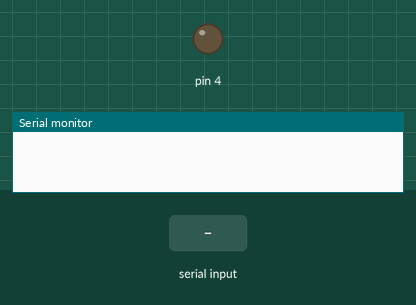
Recording of a sketch running on a simulated Arduino Uno, built with avr-gcc and run on an emulated ATmega328P. On the bench: output pins drawn as LEDs (lit = HIGH), the last lines printed to the serial monitor. The test bench sets the inputs (shaded band).

Above: at 1.2 s.
1.3 s: "n" received over Serial
At 1.9 s:
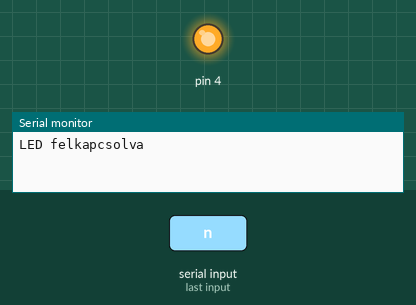
2.8 s: "f" received over Serial
At 4.2 s:
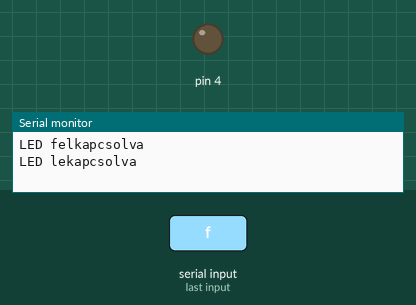
Timing chart, 0 to 5.8 s (numbered marks = the images above; inputs shaded):
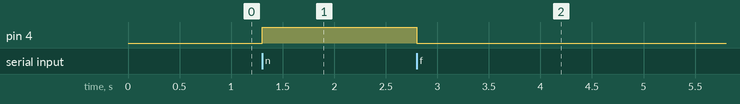

Measured:
- after the input at 1.3 s, pin 4: LOW → HIGH at once
- after the input at 2.8 s, pin 4: HIGH → LOW at once

The sketch:

sketch_feb24a.ino
```cpp
void setup() {
  Serial.begin(9600);
  pinMode(4, OUTPUT);
}

void loop() {
char c;
if(Serial.available()){ //ha kap adatot a geptol
  c=Serial.read();
}
  if(c == 'n'){
    digitalWrite(4, HIGH);
    Serial.println("LED felkapcsolva");
  }else if(c == 'f'){
    digitalWrite(4, LOW);
    Serial.println("LED lekapcsolva");
  }
}
```
